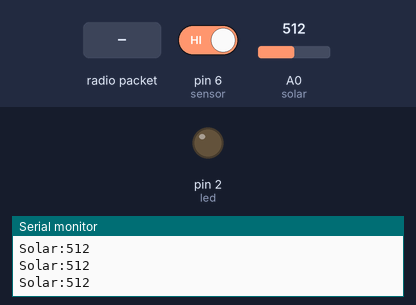
Simulated run of this sketch. Board: Arduino Uno, built with avr-gcc and run on an emulated ATmega328P. On the bench: output pins drawn as LEDs (lit = HIGH), the last lines printed to the serial monitor. The inputs (shaded band) are chosen by the test bench; at power-on: pin 6 (sensor) HIGH, A0 (solar) = 512. No radio packets arrive unless stated.

Above: at 1.2 s.
1.3 s: pin 6 (sensor) driven LOW
At 1.8 s:
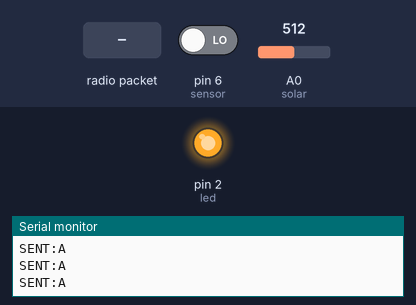
4.3 s: radio packet "3" arrives
At 5.5 s:
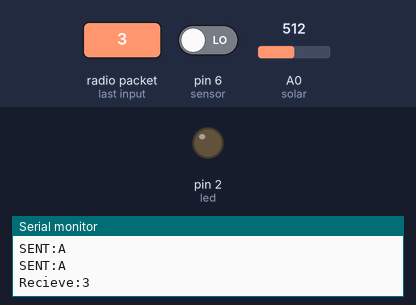
5.8 s: radio packet "5" arrives
At 7.2 s:
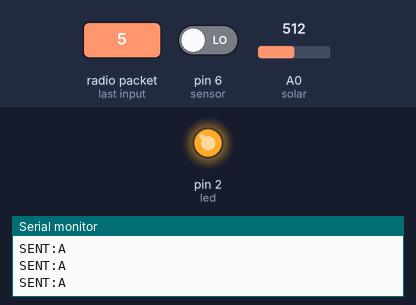
Timing chart, 0 to 8.3 s (numbered marks = the images above; inputs shaded):
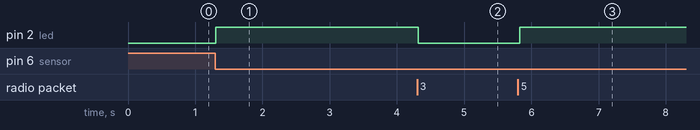

The sketch:

Post1.ino
```cpp
//Final and Working Program of the Smart Street Light
//20181002

#include<SPI.h>
#include<nRF24L01.h>
#include<RF24.h>

RF24 radio(7,8);
const byte address[6]="00001";
const int led=2,sensor=6,gnd=3,solargnd=4,solar=A0;
int sensorstate=0,solarstate=0;

void setup(){
  Serial.begin(9600);
  radio.begin();
  radio.setPALevel(RF24_PA_MIN);
  pinMode(led,OUTPUT);
  pinMode(gnd,OUTPUT);
  pinMode(solargnd,OUTPUT);
  pinMode(sensor,INPUT);
  delay(10);
  pinMode(gnd,LOW);
  delay(10);
  digitalWrite(solargnd,LOW);
}

void loop(){
  digitalWrite(led,LOW);
  start:
  solarstate=analogRead(solar);
  Serial.print("Solar:");
  Serial.println(solarstate);
  delay(10 );
  if(solarstate>550){
    goto start;
  }
  sensorstate=digitalRead(sensor);
  //POST1 Sensor== YES
  if(sensorstate==LOW){
    digitalWrite(led,HIGH);
    goto condition_a;
  }
  if(sensorstate==HIGH){
    radio.openReadingPipe(0,address);
    radio.startListening();
    if(radio.available()){
       char recievea[32]="";
       radio.read(&recievea,sizeof(recievea));
       delay(10);
       Serial.print("Recieve:");
       Serial.println(recievea);
       if(recievea[0]=='2'){
          digitalWrite(led,HIGH);
          goto condition_b;
       }
    }else{
      goto start;
    }
  }//end of reading the sensor
  goto start;
  condition_a:
  radio.stopListening();
  radio.openWritingPipe(address);
  const char transmita[]="A";
  for(int i=0;i<6;i++){                                       //send "A" to channel 1
    radio.write(&transmita,sizeof(transmita));
    delay(10);
    Serial.print("SENT:");
    Serial.println(transmita);
  }
  while(1){
    while1:
    radio.openReadingPipe(0,address);
    radio.startListening();
    delay(10);
    if(radio.available()){
      char recieveb[32]="";
      radio.read(&recieveb,sizeof(recieveb)) ;
      delay(10);
      Serial.print("Recieve:");
      Serial.println(recieveb);
      if(recieveb[0]=='3'){
        digitalWrite(led,LOW);
      }//recieve '3'
      if(recieveb[0]=='5'){
        goto start;
      }
    }
  }goto while1;//WHILE1

 condition_b:
   sensorstate=digitalRead(sensor);
   if(sensorstate==LOW){
    radio.stopListening();
    radio.openWritingPipe(address);
    const char transmitb[]="1";
    for(int i=1;i<5;i++){
      radio.write(&transmitb,sizeof(transmitb));
      delay(10);
      Serial.print("Sent:");
      Serial.println(transmitb);
    }
    delay(20);
    while(sensorstate==LOW){
      sensorstate=digitalRead(sensor);
    }
    delay(20);
    const char transmitc[]="0";
    for(int i=1;i<5;i++){
      radio.write(&transmitc,sizeof(transmitc));
      delay(10);
      Serial.print("Sent:");
      Serial.println(transmitc);
    }
    delay(50);
    radio.openReadingPipe(0,address);
    radio.startListening();
    char recieve[32]="";
    for(int i=1;i<10;i++){
      char recievec[32]="";
      if(radio.available()){
        radio.read(&recievec,sizeof(recievec));
        delay(10);
        Serial.print("Recieve:");
        Serial.println(recievec);
      }
      delay(10);
    }
    delay(300);
    digitalWrite(led,LOW);
    goto start;
   }
   goto condition_b;
}
```

Measured:
- after the input at 1.3 s, pin 2 (led): LOW → HIGH at once
- after the input at 4.3 s, pin 2 (led): HIGH → LOW at once
- after the input at 5.8 s, pin 2 (led): LOW → HIGH at once
